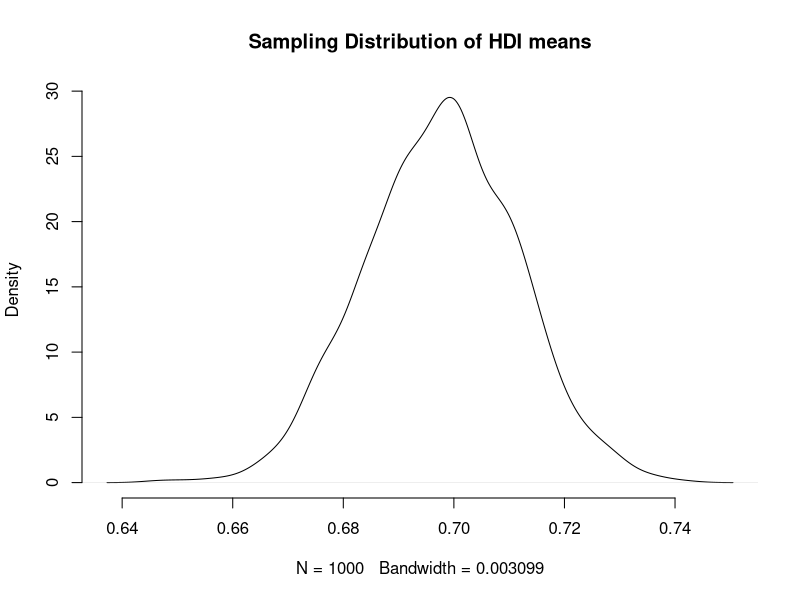
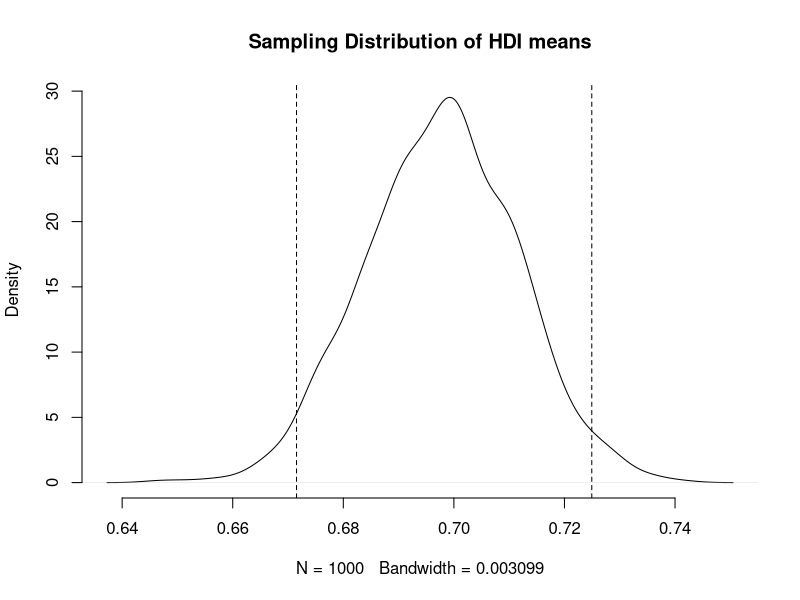
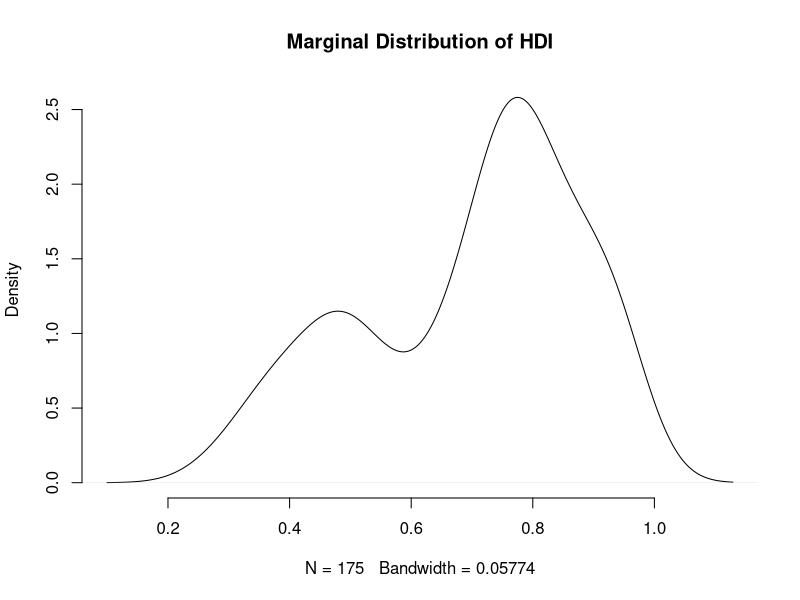
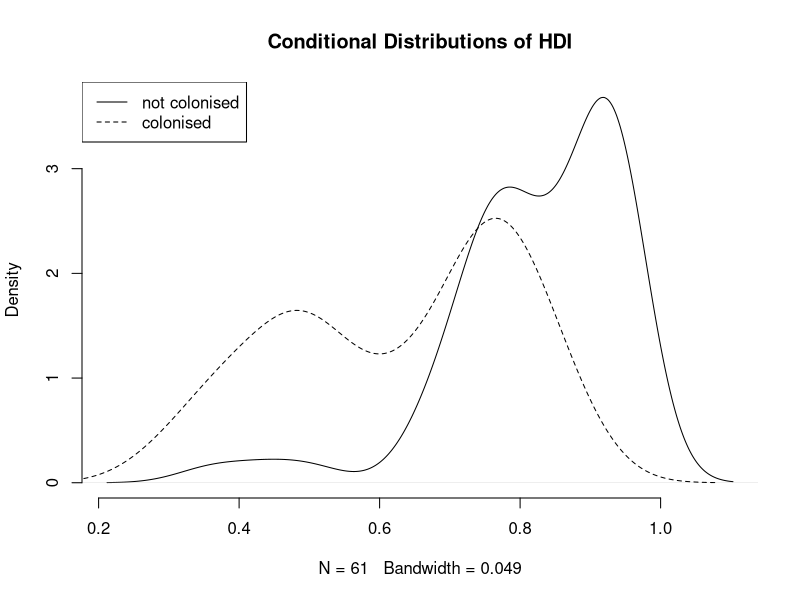

Write the R code that produced these figures, in order.
## ---- chunk 1
knitr::kable(tibble::tribble(
  ~Variable,     ~Description,
  "h_j",    "1 if Free Judiciary",
  "wdi_gdpc",      "Per capita wealth in US dollars",
  "undp_hdi",      "Human development index (higher values = higher quality of life)",
  "wbgi_cce",      "Control of corruption index (higher values = more control of corruption)",
  "wbgi_pse",    "Political stability index (higher values = more stable)",
  "former_col",    "1 = country was a colony once",
  "lp_lat_abst",    "Latitude of country's captial divided by 90"
))
## ---- chunk 2
world.data <- read.csv("QoG2012.csv")
## ---- chunk 3
# the dimensions: rows (observations) and columns (variables) 
dim(world.data)

# the variable names
names(world.data) 

# top 6 rows of the data
head(world.data)
## ---- chunk 4
table(world.data$h_j)
## ---- chunk 5
str(world.data$h_j)
## ---- chunk 6
knitr::kable(tibble::tribble(
~Row,    ~Variable1, ~Variable2, ~Variable3, ~Variable4,
"1", "15",  "22",  "100",  "65",
"2", "NA",  "17", "26",  "75",
"3", "27", "NA", "58",  "88",
"4", "NA", "NA", "4",   "NA",
"5", "75", "45", "71",  "18",
"6", "18", "16", "99",  "91"
))
## ---- chunk 7
knitr::kable(tibble::tribble(
~Row,    ~Variable1, ~Variable2, ~Variable3, ~Variable4,
"1", "15",  "22",  "100",  "65",
"3", "27", "NA", "58",  "88",
"5", "75", "45", "71",  "18",
"6", "18", "16", "99",  "91"
))
## ---- chunk 8
is.na(world.data$h_j)
## ---- chunk 9
table( is.na(world.data$h_j) )
## ---- chunk 10
which( is.na( world.data$h_j ) )
## ---- chunk 11
length( which( is.na( world.data$h_j ) ) ) 
## ---- chunk 12
# true = observation is missing
table( is.na(world.data$h_j) )

# true = observations is NOT missing
table( !is.na(world.data$h_j) )
## ---- chunk 13
world.data <- world.data[ !is.na( world.data$h_j ) , ] 
## ---- chunk 14
world.data <- read.csv("QoG2012.csv")
## ---- chunk 15
full.dataset <- world.data
## ---- chunk 16
world.data <- world.data[ !is.na( world.data$h_j ) , ] 
## ---- chunk 17
# factorize judiciary variable
world.data$h_j <- factor(world.data$h_j, labels = c("controlled", "free"), levels = c(0,1))

# frequency table of judiciary variable
table(world.data$h_j)
## ---- chunk 18
names(world.data)
## ---- chunk 19
names(world.data)[1]
## ---- chunk 20
names(world.data)[1] <- "free.judiciary"
## ---- chunk 21
names(world.data)
## ---- chunk 22
summary(world.data$undp_hdi)
## ---- chunk 23
world.data <- full.dataset
## ---- chunk 24
summary(world.data$undp_hdi)
## ---- chunk 25
world.data <- world.data[ which( !is.na(world.data$undp_hdi) ) , ]
## ---- chunk 26
names(world.data)[3] <- "hdi"
names(world.data)
## ---- chunk 27
hdi.mean <- mean( world.data$hdi )
hdi.mean
## ---- chunk 28
se.hdi <- sd(world.data$hdi) / sqrt( nrow(world.data) )
se.hdi
## ---- chunk 29
lower.bound <- hdi.mean - 1.96 * se.hdi
lower.bound

upper.bound <- hdi.mean + 1.96 * se.hdi
upper.bound
## ---- chunk 30
draw.of.hdi.means <- rnorm( 1000, mean = hdi.mean, sd = se.hdi )
## ---- chunk 31
plot(
 density( draw.of.hdi.means ),
 bty = "n",
 main = "Sampling Distribution of HDI means"
)
## ---- chunk 32
plot(
 density( draw.of.hdi.means ),
 bty = "n",
 main = "Sampling Distribution of HDI means"
)
abline( v = lower.bound, lty = "dashed")
abline( v = upper.bound,  lty = "dashed")
## ---- chunk 33
pnorm(0.74, mean = hdi.mean, sd = se.hdi)
## ---- chunk 34
1 - pnorm(0.74, mean = hdi.mean, sd = se.hdi)
## ---- chunk 35
plot(
  density(world.data$hdi),
  bty = "n",
  main = "Marginal Distribution of HDI"
)
## ---- chunk 36
plot(
  density(world.data$hdi[world.data$former_col == 0]),
  bty = "n",
  main = "Conditional Distributions of HDI"
)
lines(density(world.data$hdi[world.data$former_col == 1]), lty = "dashed")
legend("topleft", c("not colonised", "colonised"), lty = c("solid", "dashed"))
## ---- chunk 37
cumulative.p <- ecdf(world.data$hdi[ world.data$former_col == 1 ])
1 - cumulative.p(.8)
